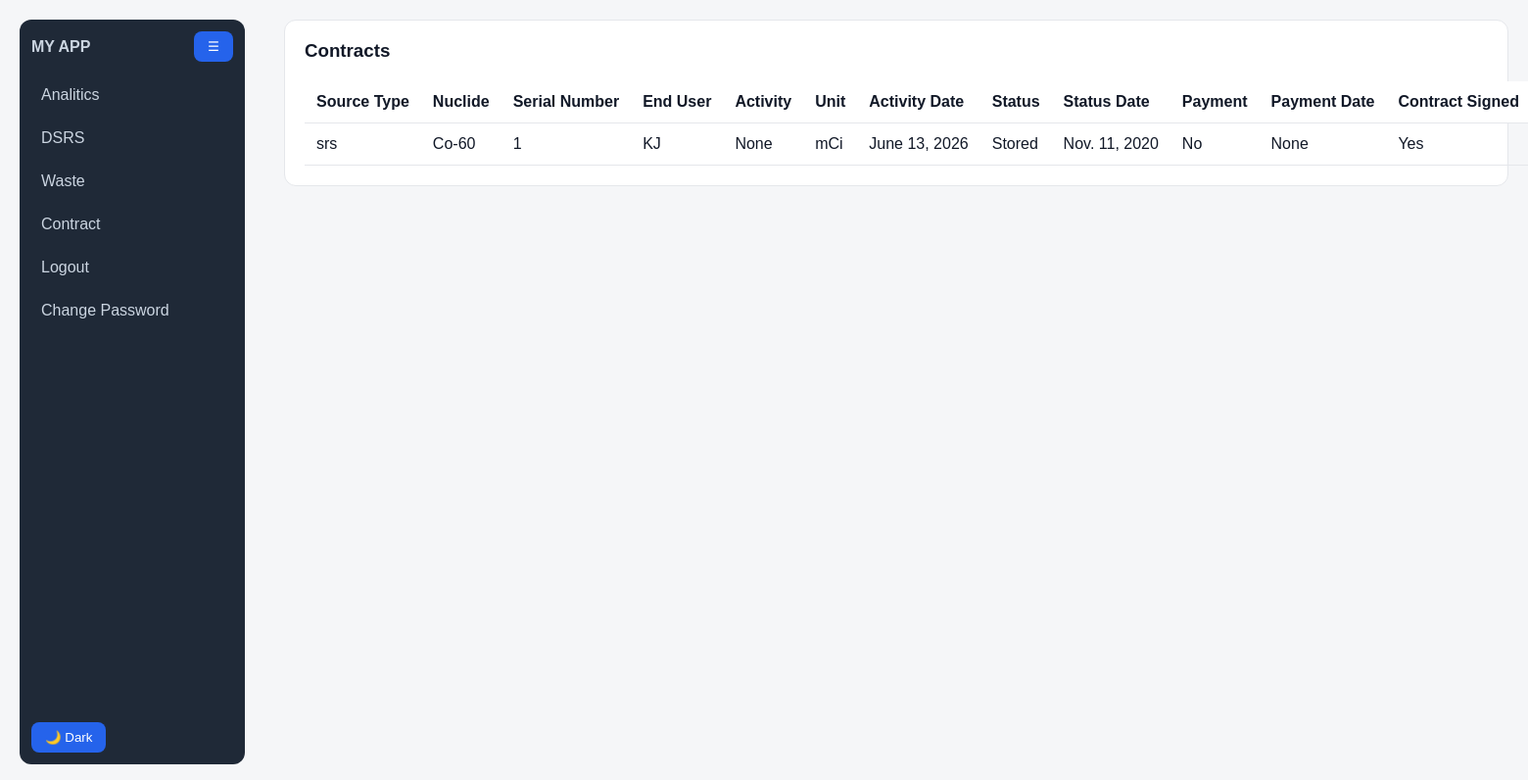
The app's page /contract/ (signed in), older data.
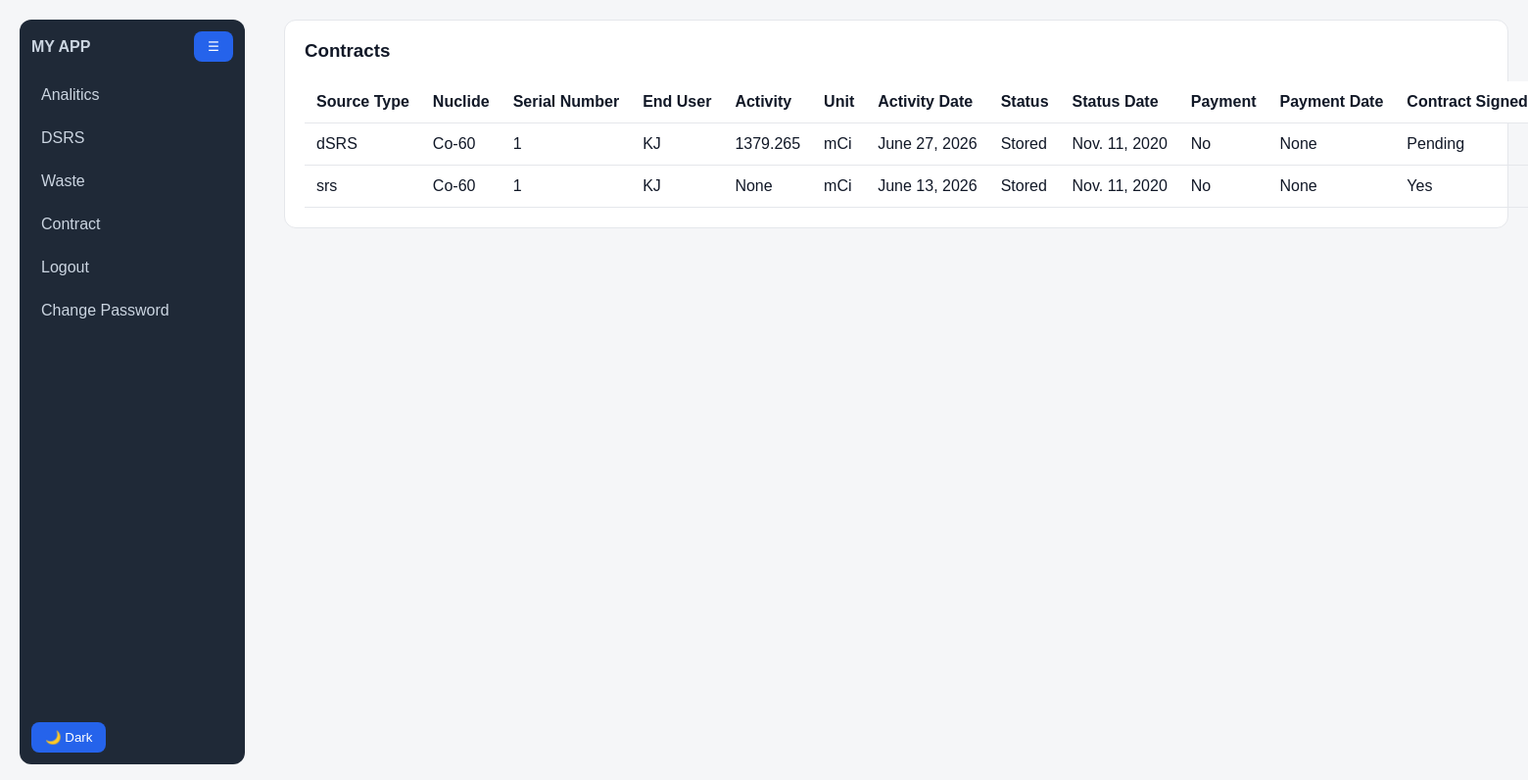
The same page, newer data.
### contract/models.py (models this page shows, shortened)
class Contract(models.Model):
    dsrs = models.ForeignKey(
    "dashboard.DSRS",
    on_delete=models.CASCADE,
    related_name="contracts"
)
    Source_Type = models.CharField(max_length=10)
    status = models.CharField(max_length=50)
    status_date = models.DateField()
    facility = models.CharField(max_length=200)
    serial_number = models.CharField(max_length=100)
    nuclide = models.CharField(max_length=100)
    activity = models.FloatField(null=True, blank=True)
    activity_unit = models.CharField(max_length=20, null=True, blank=True)
    activity_date = models.DateField(null=True, blank=True)
    contract_signed = models.BooleanField(default=False)
    contract_signed_date = models.DateField(null=True, blank=True)
    payment_done = models.BooleanField(default=False)
    payment_date = models.DateField(null=True, blank=True)
    licence_valid = models.BooleanField(default=False)
    licence_issue_date = models.DateField(null=True, blank=True)
    created_at = models.DateTimeField(auto_now_add=True)
    history = HistoricalRecords()

### contract/views.py (the view)
# urls.py: path('', views.contract_index, name='contract_index'),
def contract_index(request):
    contracts = Contract.objects.all().order_by('-created_at')
    return render(request, 'contract/index.html', {
        'contracts': contracts
    })

### templates/contract/index.html (shortened to what this page needs)
{% extends 'base.html' %}
{% load static %}
{% load crispy_forms_tags %}
{% block content %}
<div class="content">
    <div style="display:flex; justify-content:space-between; align-items:center; margin-bottom:20px;">
        <h3>Contracts</h3>
    </div>
    <div class="table-responsive">
        <table class="table table-bordered table-hover">
            <thead class="table-light">
                <tr>
                    <th>Source Type</th>
                    <th>Nuclide</th>
                    <th>Serial Number</th>
                    <th>End User</th>
                    <th>Activity</th>
                    <th>Unit</th>
                    <th>Activity Date</th>
                    <th>Status</th>
                    <th>Status Date</th>
                    <th>Payment</th>
                    <th>Payment Date</th>
                    <th>Contract Signed</th>
                </tr>
            </thead>
            <tbody>
                {% for c in contracts %}
                <tr>
                    <td>{{ c.Source_Type }}</td>
                    <td>{{ c.nuclide }}</td>
                    <td>{{ c.serial_number }}</td>
                    <td>{{ c.facility }}</td>
                    <td>{{ c.activity }}</td>
                    <td>{{ c.activity_unit }}</td>
                    <td>{{ c.activity_date }}</td>
                    <td>
                        <span class="badge bg-success">
                            {{ c.status }}
                        </span>
                    </td>
                    <td>{{ c.status_date }}</td>
                    <td>
                        {% if c.payment_done %}
                            <span class="badge bg-success">Yes</span>
                        {% else %}
                            <span class="badge bg-danger">No</span>
                        {% endif %}
                    </td>
                    <td>{{ c.payment_date }}</td>
                    <td>
                        {% if c.contract_signed %}
                            <span class="badge bg-success">Yes</span>
                        {% else %}
                            <span class="badge bg-warning text-dark">Pending</span>
                        {% endif %}
                    </td>
                </tr>
                {% empty %}
                <tr>
                    <td colspan="14" style="text-align:center;">
                        No contracts found
                    </td>
                </tr>
                {% endfor %}
            </tbody>
        </table>
    </div>
</div>
{% endblock %}

### templates/base.html (shortened to what this page needs)
{% load static %}
<!DOCTYPE html>
<html lang="en">
<head>
  <link rel="stylesheet" href="{% static 'css/base.css' %}">
</head>
<body>
<aside class="sidebar" id="sidebar">
  <div class="sidebar-header">
    <span class="logo">MY APP</span>
    <button class="icon-btn" id="toggleSidebar">☰</button>
  </div>
  <nav class="nav">
    <a href="{% url 'analytics_home' %}" class="{% if request.resolver_match.url_name == 'home' %}active{% endif %}">
      Analitics
    </a>
    <a href="{% url 'tables' %}" class="{% if request.resolver_match.url_name == 'table1' %}active{% endif %}">
      DSRS
    </a>
    <a href="{% url 'waste_list' %}" class="{% if request.resolver_match.url_name == 'table2' %}active{% endif %}">
      Waste
    </a>
    <a href="{% url 'contract_index' %}" class="{% if request.resolver_match.url_name == 'form' %}active{% endif %}">
      Contract
    </a>
  {% if request.user.is_authenticated %}
    <a href="{% url 'logout' %}" class="{% if request.resolver_match.url_name == 'form' %}active{% endif %}">
      Logout
    </a>
    <a href="{% url 'password_change' %}" class="{% if request.resolver_match.url_name == 'form' %}active{% endif %}">
      Change Password
    </a>
  {% endif %}
  </nav>
  <div class="sidebar-footer">
    <button id="darkToggle">🌙 Dark</button>
  </div>
</aside>
<main class="main" id="main">
  {% block content %}{% endblock %}
</main>
</body>
</html>

### static/css/base.css (style rules this page uses)
* { margin: 0; padding: 0; box-sizing: border-box; font-family: Arial, sans-serif; }
:root { --bg: #f5f6f8; --card: #ffffff; --text: #111827; --muted: #6b7280; --border: #e5e7eb; --primary: #2563eb; --sidebar: #1f2937; --sidebar-text: #cbd5e1; }
body { background: var(--bg); color: var(--text); }
.sidebar { position: fixed; top: 20px; left: 20px; bottom: 20px; width: 230px; background: var(--sidebar); color: var(--sidebar-text); border-radius: 12px; padding: 12px; display: flex; flex-direction: column; transition: width 0.2s ease; overflow: hidden; }
.sidebar-header { display: flex; justify-content: space-between; align-items: center; margin-bottom: 15px; }
.logo { font-weight: bold; }
.nav a { display: block; padding: 10px; margin-bottom: 6px; color: var(--sidebar-text); text-decoration: none; border-radius: 8px; }
.sidebar-footer { margin-top: auto; }
.main { margin-left: 270px; padding: 20px; }
.content { background: var(--card); padding: 20px; border-radius: 12px; border: 1px solid var(--border); }
table { width: 100%; border-collapse: collapse; margin-top: 10px; }
th, td { padding: 12px; border-bottom: 1px solid var(--border); text-align: left; }
th { background: rgba(0,0,0,0.03); }
button { background: var(--primary); color: white; padding: 8px 14px; border: none; border-radius: 8px; cursor: pointer; }
table { width: max-content; min-width: 100%; border-collapse: collapse; }
table thead th { position: sticky; top: 0; background: var(--card); z-index: 10; }

Row changes from the older to the newer data that the page shows:
added Contract: Source_Type "dSRS", nuclide "Co-60", serial_number "1", facility "KJ", activity "1379.265", activity_unit "mCi", activity_date "June 27, 2026", status "Stored", status_date "Nov. 11, 2020", payment_done "No", payment_date "None", contract_signed "Pending"
